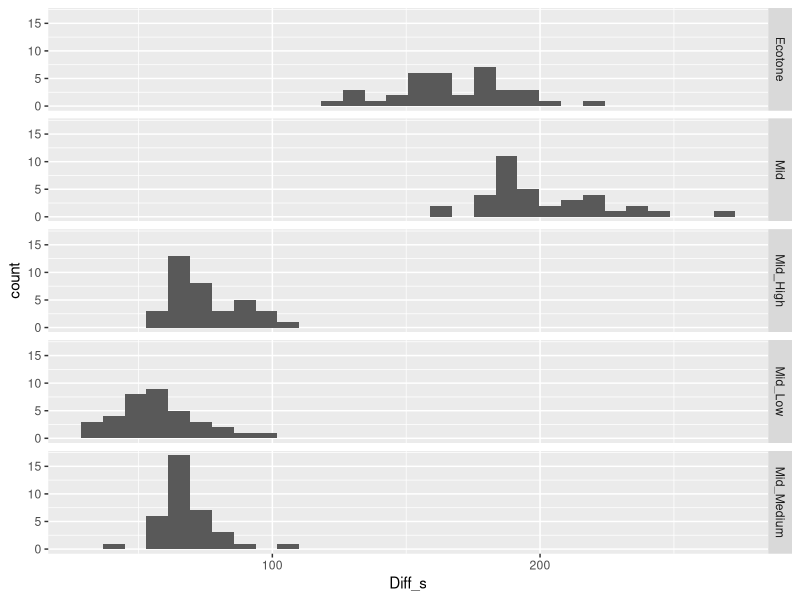
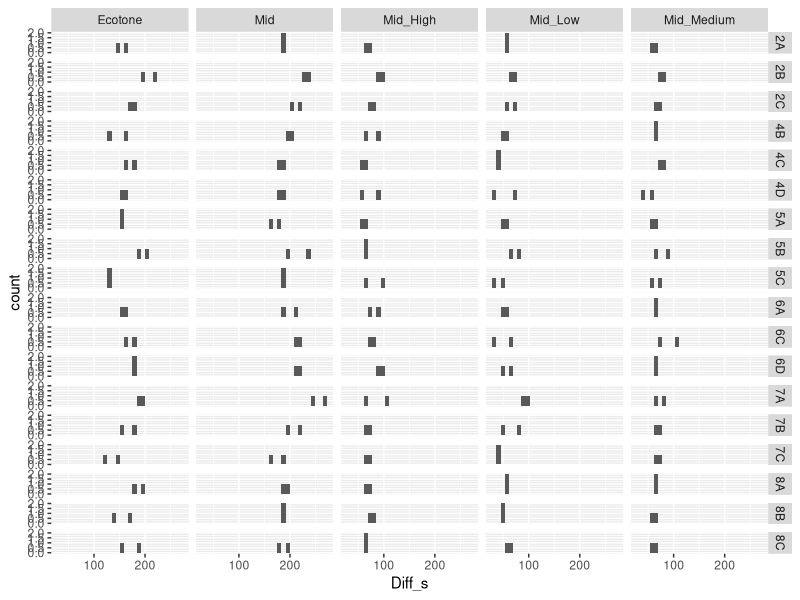
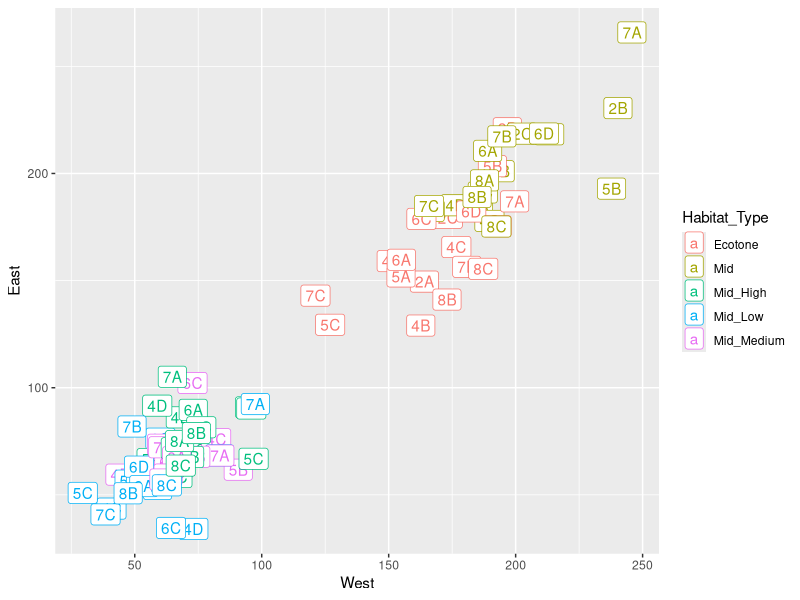
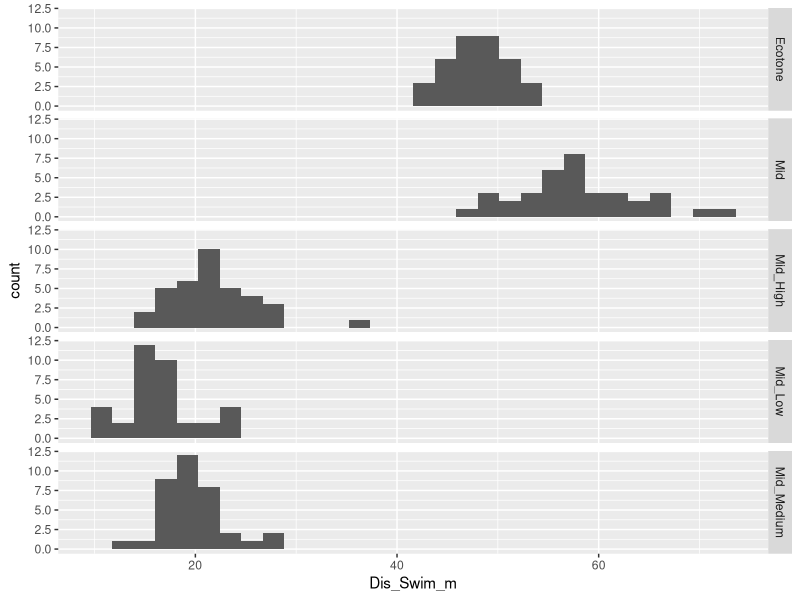
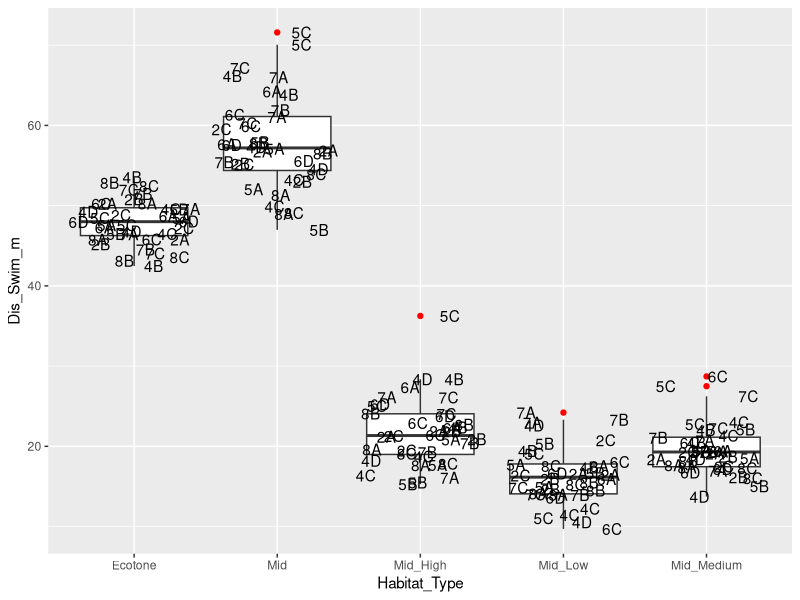
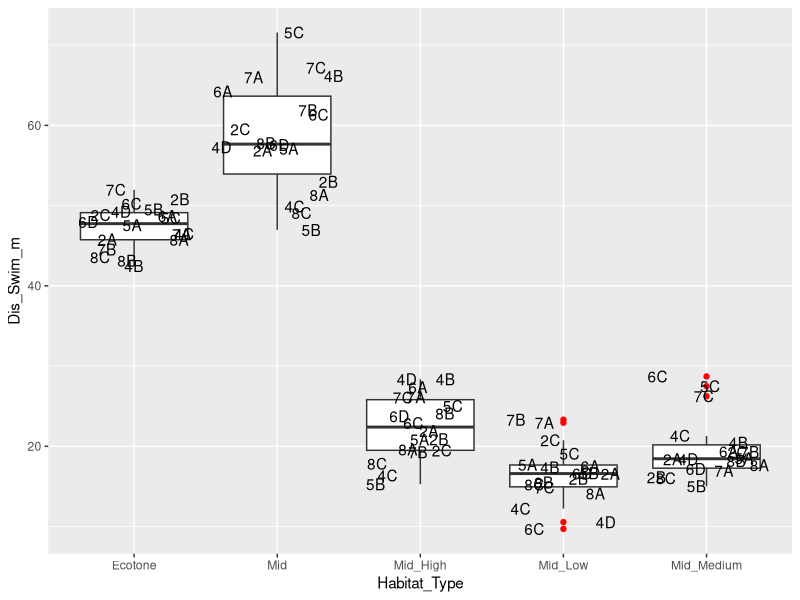
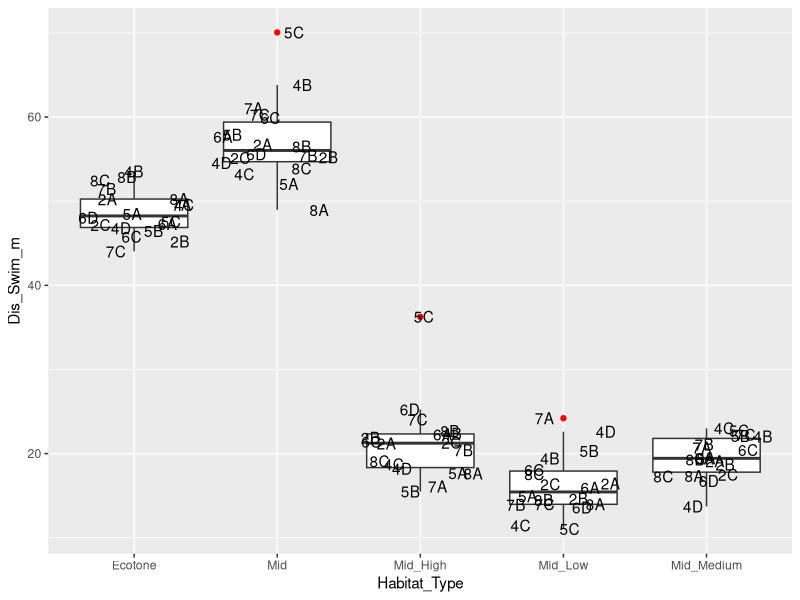
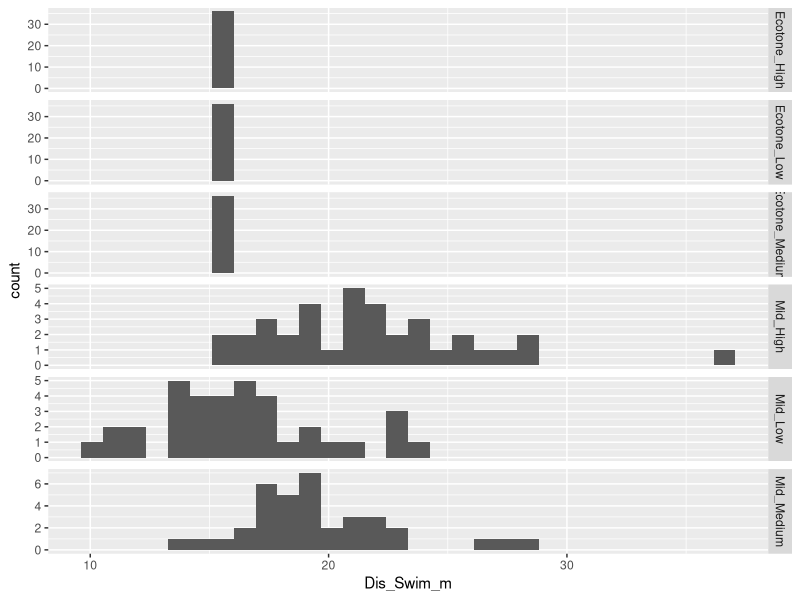

Generate these figures, in order, with R:
#Author: James Sturges
#Creation Date: 03 Nov 2021
#Title: EMObs Formatting
#Output: Create a df dat_fish that will be used for all thesis analysis

#We want the use the Here package for project management
#This will allow project work-flow to be easier across multiple devices/developers
# library(here)
# here()
# 
# here::i_am("EM_Input_Directory/dat_EMObs_Cleaning.R")

#Load Packages
library(tidyverse)
library(lubridate)
library(hms)


#Read in the Event Measure observation text file 
# dat_EMObs <- read_tsv("data/dat_EMObs.txt")
dat_EMObs = read.csv("data/ALL_Lengths.csv")
#take a quick look at these data in case you need to alter column types
glimpse(dat_EMObs)

#We want to rename certain columns from EM as meaningful characteristics that describe the reef
#Module_Side is either East or West
#Habitat_Type is either Mid_High, Mid_Medium, Mid_Low, or Ecotone_High, Ecotone_Medium, Ecotone_Low
#Module is the letter & number name given for each Modules (6 Block numbers and A-D letters)
#We also decide to rename the character values from midline transects
#sub-Modules now have Mid_High, Mid_Medium, & Mid_Low
dat_EMObs <- dat_EMObs %>%
  rename(Module_Side = Attribute9,
         Habitat_Type = Attribute10,
         Module = OpCode) %>% 
  mutate(Genus_spp = str_c(Genus, Species, sep = " "),
         Habitat_Type = recode(Habitat_Type, 
                               High = "Mid_High", 
                               Medium = "Mid_Medium", 
                               Low = "Mid_Low"))


#This code checks that all 18 Modules have 20 start and end points
#This is needed to generate the time of each transect
dat_EMObs %>%
  filter(Code == "Start" | Code == "End") %>%
  count(Module)

#Check to see that all 18 Modules have a Comment on the Time measurement which starts with the string "DT"
dat_EMObs %>%
  filter(grepl('DT', Comment))

#Here we create a date time based on the Comment column
#Note that some observations will not parse 
#because they have other comments that are not date times this error is OK
dat_EMObs <- dat_EMObs %>%
  mutate(Start_Time = dmy_hms(Comment), 
         Video_Elapsed_hms = as_hms(Time * 60))

#Fill in that column so that every point for a given module has the same start time
dat_EMObs <- dat_EMObs %>%
  group_by(Module) %>%
  fill(Start_Time) %>%
  # min Video_Elapsed_hms should be Code == Time for each module
  mutate(Video_Sync_hms = min(Video_Elapsed_hms), 
         # subtract off sync time prior to filming clock in video       
         Video_Corrected_hms = Video_Elapsed_hms - Video_Sync_hms, 
         # add correct video time to clock time to get real date time
         Real_Time = Start_Time + Video_Corrected_hms)

# Calculate the transect time for each transect
# The purpose of this code is to estimate how long we spent surveying each section of the reef
# We need the time of each survey and the area viewed in the camera to calculate fish densities
# This created a df of just the Start and End points (360 of them across all 18 Modules) 
Transect_Duration <- dat_EMObs %>%
  group_by(Module, Module_Side, Habitat_Type) %>%
  select(Module, Module_Side, Habitat_Type, Code, Real_Time) %>%
  filter(Code %in% c("Start", "End"))
glimpse(Transect_Duration)


#Using that new string I created a table of the differences between the End and Start time for each of the transects
#There are 10 transects per Module (Ecotone, Mid, High, Medium, Low on each side)
#Here we have a new df with start and end times and the difference between them for all 180 transects conducted
Start_End_Time <- Transect_Duration %>% 
  pivot_wider(names_from = Code, values_from = Real_Time) %>% 
  mutate(Diff_s = End - Start) %>%
  ungroup()

#I wanted to quickly look at the summary stats for each of the transect types
#There is probably a way to break apart the string I created for Zone but I'm not sure how 
#Instead I just filtered the string with the phrase for each transect type (Ecotone, High, etc)
Start_End_Time %>%
  ggplot(aes(Diff_s)) +
  geom_histogram() +
  facet_grid(rows = vars(Habitat_Type))

Start_End_Time %>%
  ggplot(aes(Diff_s)) +
  geom_histogram() +
  facet_grid(rows = vars(Module), cols = vars(Habitat_Type))

time_comp_plot <- Start_End_Time %>%
  select(!c(Start, End)) %>%
  pivot_wider(names_from = Module_Side, values_from = Diff_s) %>%
  ggplot(aes(x = West, y = East, col = Habitat_Type, label = Module)) +
  geom_point() +
  geom_label()

time_comp_plot

Start_End_Time %>%
  filter(grepl('Ecotone', Habitat_Type)) %>%
  summary()

Start_End_Time %>%
  filter(grepl('Mid', Habitat_Type)) %>%
  summary()

Start_End_Time %>%
  filter(grepl('High', Habitat_Type)) %>%
  summary()

Start_End_Time %>%
  filter(grepl('Medium', Habitat_Type)) %>%
  summary()

Start_End_Time %>%
  filter(grepl('Low', Habitat_Type)) %>%
  summary()




# We want to find the average swim rate along the Ecotone
# We will take the average of the East & West Ecotone transect times
# Then divide that by 48 meters to get a rate (Step completed)
# We can apply that rate to the midline to estimate distance swam (in progress)
# Here we look at just the start and end values for Ecotone transects
Avg_Eco_Time_Per_Mod <- Start_End_Time %>%
  group_by(Module) %>%
  filter(Habitat_Type %in% "Ecotone") %>%
  summarize(Mean_Ecotone_Time = mean(Diff_s))

#Look at the distribution of mean ecotone transects across all 18 modules
#Create a numeric column from the difftimes because summary() does not work for class difftime
Avg_Eco_Time_Per_Mod <- Avg_Eco_Time_Per_Mod %>%
  mutate(Mean_Ecotone_Time_Num = as.numeric(Mean_Ecotone_Time))

Avg_Eco_Time_Per_Mod %>%
  summary(Mean_Ecotone_Time_Num)
# Calculate the average swim rate along the ecotone for each Module
# These values can be multiplied with the transect times for Midlines & sub-Modules to estimate distance
Avg_Eco_Time_Per_Mod <- Avg_Eco_Time_Per_Mod %>%
  mutate(Eco_Swim_Rate_m_s = 48/Mean_Ecotone_Time_Num)


Start_End_Time <- Start_End_Time %>%
  left_join(Avg_Eco_Time_Per_Mod) %>%
  mutate(Dis_Swim_m = as.numeric(Diff_s) * Eco_Swim_Rate_m_s)

Start_End_Time %>%
  ggplot(aes(Dis_Swim_m)) +
  geom_histogram() +
  facet_grid(rows = vars(Habitat_Type))

# Trying to estimate distance with just the midline first
Mid_Time_Per_Mod <- Start_End_Time %>%
  group_by(Module) %>%
  filter(Habitat_Type %in% "Mid")

Mid_Time_Per_Mod <- Mid_Time_Per_Mod %>%
  mutate(Diff_num = as.numeric(Diff_s))


#Checking to see which of the modules had long/short midline transects
#Going to create a boxplot with a jitter layer and label each point by Module
#Retroactively I can look at the unique features of each Module
#The first boxplot looks at both the East and West Side together
Start_End_Time %>%
  ggplot(aes(x = Habitat_Type, y = Dis_Swim_m, label = Module)) +
  geom_boxplot(outlier.color = "red") +
  geom_text(position = position_jitter(seed = 1))

Start_End_Time %>%
  filter(Module_Side %in% "East") %>% 
  ggplot(aes(x = Habitat_Type, y = Dis_Swim_m, label = Module)) +
  geom_boxplot(outlier.color = "red") +
  geom_text(position = position_jitter(seed = 1))

Start_End_Time %>%
  filter(Module_Side %in% "West") %>% 
  ggplot(aes(x = Habitat_Type, y = Dis_Swim_m, label = Module)) +
  geom_boxplot(outlier.color = "red") +
  geom_text(position = position_jitter(seed = 1))


# I want to divide the ecotone into 3 sections and assign fish to these sections based on the time they were observed
# This helps us account for differences in the ecotone when adjacent to different sub-modules
# Consider for West ecotones the 1st section is next to high sub-modules
# But for East ecotones the 1st section is the medium sub-modules
# Look at just the ecotone   

Start_End_Time_w <- Start_End_Time  %>%
  filter(Habitat_Type == "Ecotone" & Module_Side == "West") %>% 
  mutate(Diff_third_s = Diff_s/3, 
         End_high = Start + Diff_third_s,
         End_low = Start + (2*Diff_third_s),
         End_medium = End)

# We need to add rows to Start_End_Time_w
# We want 3 rows per module 
#These 3 chunks change the habitat type from ecotone to Ecotone_High/Medium/or Low
#We want to divide the ecotone to see if proximity to different sub-Module heights influenced fish dist
Start_End_Time_w_h <- Start_End_Time_w %>% 
  mutate(Habitat_Type = "Ecotone_High",
         Start = Start,
         End = End_high) %>% 
  select(Module:Diff_third_s)


Start_End_Time_w_m <- Start_End_Time_w %>% 
  mutate(Habitat_Type = "Ecotone_Medium",
         Start = End_low,
         End = End_medium) %>% 
  select(Module:Diff_third_s)



Start_End_Time_w_l <- Start_End_Time_w %>% 
  mutate(Habitat_Type = "Ecotone_Low",
         Start = End_high,
         End = End_low) %>% 
  select(Module:Diff_third_s)

#Going to do the same thing as above for the East Ecotone
#Here we create a Start_End_Time East table only for Ectones
#Note that the order or sub-modules is different on the east side
#The first part of the east ecotone is medium sub-module
Start_End_Time_e <- Start_End_Time  %>%
  filter(Habitat_Type == "Ecotone" & Module_Side == "East") %>% 
  mutate(Diff_third_s = Diff_s/3, 
         End_high = End,
         End_low = Start + (2*Diff_third_s),
         End_medium = Start + Diff_third_s,)

#Now we create 3 tables to modify the habitat type

Start_End_Time_e_h <- Start_End_Time_e %>% 
  mutate(Habitat_Type = "Ecotone_High",
         Start = End_low,
         End = End) %>% 
  select(Module:Diff_third_s)


Start_End_Time_e_m <- Start_End_Time_e %>% 
  mutate(Habitat_Type = "Ecotone_Medium",
         Start = Start,
         End = End_medium) %>% 
  select(Module:Diff_third_s)



Start_End_Time_e_l <- Start_End_Time_e %>% 
  mutate(Habitat_Type = "Ecotone_Low",
         Start = End_medium,
         End = End_low) %>% 
  select(Module:Diff_third_s)



#Create a new start_end_time table
#This time it will have 3 different levels of Ecotone for each Habitat_Type (high, medium, low)

Start_End_Time_eco <- bind_rows(Start_End_Time_w_h, Start_End_Time_w_m, Start_End_Time_w_l, 
                                Start_End_Time_e_h, Start_End_Time_e_m, Start_End_Time_e_l) %>% 
  arrange(Module, Module_Side, Habitat_Type) %>% 
  mutate(Eco_Int = interval(start = Start, end = End), 
         Habitat_Type_eco = Habitat_Type) %>% 
  select(Module, Module_Side, Habitat_Type_eco, Eco_Int)


glimpse(Start_End_Time_eco)


# Create ecotone version of dat_EMObs (will row_bind it back onto dat_EMObs at the end)
dat_EMObs_eco <- dat_EMObs %>% 
  filter(Habitat_Type == "Ecotone") %>%
  # expand so row for each fish repeats 3x, one for each ecotone type  
  inner_join(Start_End_Time_eco) %>% 
  mutate(Habitat_Type = if_else(Real_Time %within% Eco_Int, Habitat_Type_eco, NA_character_)) %>% 
  drop_na(Habitat_Type)


### FIGURE OUT WHICH 1 FISH (use function to compare dataframes... )
dat_EMObs_eco_test <- dat_EMObs %>% 
  filter(Habitat_Type == "Ecotone") 
select(dat_EMObs_eco_test, c(Module, ImagePtPair)) %>% anti_join(select(dat_EMObs_eco, c(Module, ImagePtPair)))
##!!! So row was 7A Rhinobatos productus which was not on a transect but was observed




### Bind new dat_EMObs_eco rows back onto dat_EMObs
dat_fish <- dat_EMObs %>% 
  bind_rows(dat_EMObs_eco)

dat_fish <- dat_fish %>%   
  filter(Habitat_Type %in% c("Ecotone_High", 
                             "Ecotone_Low",
                             "Ecotone_Medium", 
                             "Mid_High",
                             "Mid_Low", 
                             "Mid_Medium")) 
#filter
dat_fish <- dat_fish %>% 
  filter(!Code %in% c("Start","End")) 



# Set factor level order for tables, plots etc.
dat_fish <- dat_fish %>%
  mutate(Habitat_Type = fct_relevel(Habitat_Type, "Ecotone_High", 
                                    "Ecotone_Medium",
                                    "Ecotone_Low",
                                    "Mid_High", 
                                    "Mid_Medium",
                                    "Mid_Low")) %>%
  arrange(Module, Module_Side, Habitat_Type)



## !!! TO DO
## add fct_relevel for all relevant variables: module, etc...





#Add on transect areas for each transect segments
#1) left_join from calculated areas above
#2) manually set all ecotone segment areas to 48m x 2 m wide / 3 segments

#going to take the Start_End_Time table and mutate it to get transect area
#the ecotone areas should set to 48m x 2m
#the swim rate for each module will be applied to the midline

Start_End_Mids <- Start_End_Time %>% 
  filter(Habitat_Type %in% c("Mid_High",
                             "Mid_Low",
                             "Mid_Medium"))

#We have already calculated the distance swam along the midline
#We take the distance swam in m and multiple it by 2m (transect width)
#the tsect_area_m2 can be used for fish density calculations

Start_End_Mids <- Start_End_Mids %>% 
  mutate(tsect_area_m2 = Dis_Swim_m * 2)

#I wanted to create a single table that had all transect areas
#This table is called Start_End_Complete
#There are 12 points per Module
#High, Medium, Low For Eco and Mid on the East and West Side
#All ecotone distances were manually set to 16m
#All ecotone transect areas were set to 32m
#The midlines are based on module specific ecotone swim times
#distance on midlines is estimated based on ecotone swim rate
#then distance is multipled by 2m to estimate midline transect area

Start_End_Complete <- Start_End_Mids %>% 
  bind_rows(Start_End_Time_eco)

#This is amazing!!!
#Using coalesce you can merge columns where there are NAs
#Here we take the Habitat_Type_eco for ecotones and replace NAs in Habitat_Type
Start_End_Complete <- Start_End_Complete %>% 
  mutate(Habitat_Type = coalesce(Habitat_Type, Habitat_Type_eco))
#Here we take the ecotone interval and seperate it into Start and End times 
#Fill the start column using coalesce and int_start function
Start_End_Complete <- Start_End_Complete %>% 
  mutate(Start = coalesce(Start, int_start(Eco_Int)))
#Fill the End column with int_end function
Start_End_Complete <- Start_End_Complete %>% 
  mutate(End = coalesce(End, int_end(Eco_Int)))

#Manually set the ecotone distance to 16m for all segments 
Start_End_Complete <- Start_End_Complete %>% 
  mutate(Dis_Swim_m = replace_na(Dis_Swim_m, 16))

#Manually set the area survey to 32 meters squared for ecotone segments
Start_End_Complete <- Start_End_Complete %>% 
  mutate(tsect_area_m2 = replace_na(tsect_area_m2, 32))

#arrange values by Module
Start_End_Complete <- Start_End_Complete %>% 
  arrange(Module)

#Fill in missing values from 
Start_End_Complete <- Start_End_Complete %>% 
  group_by(Module) %>% 
  fill(Mean_Ecotone_Time, Mean_Ecotone_Time_Num, Eco_Swim_Rate_m_s)
#Quickly just recalculated the difference between start and end times 
#This was faster than pulling the ecotone values from another table
Start_End_Complete <- Start_End_Complete %>% 
  mutate(Diff_s = End - Start)

#Then I dropped the last two columns 
Start_End_Complete <- Start_End_Complete %>% 
  select(-c("Habitat_Type_eco", "Eco_Int"))



#Quickly look at the average distance and transect area
#Interesting Mid_Low distance = 16.4m
#About the same as ecotone! 
#High standard deviation though 3.56m
#Still evidence that we swam more area on higher modules
ht_dist_st <- Start_End_Complete %>% 
  group_by(Habitat_Type) %>% 
  summarise(mean_dis = mean(Dis_Swim_m),
            sd_dis = sd(Dis_Swim_m))

ht_dist_st

Start_End_Complete %>% 
  ggplot(aes(Dis_Swim_m)) +
  geom_histogram() +
  facet_grid(rows = vars(Habitat_Type), scales = 'free_y')

#Before we go on to dat fish analysis I merged the Start_End_complete Table
#dat_fish now has transect distance and area surveyed 
dat_fish <- 
  left_join(dat_fish, Start_End_Complete, by = c("Module", "Module_Side", "Habitat_Type"))

#We also want to give every fish a density value
#1 observation over the transect area
dat_fish <- dat_fish %>% 
  mutate(density_m2 = 1/tsect_area_m2)
#Then start using dat_fish in your analysis script by using
#source("dat_EMObs_Cleaning.R")


# Further cleaning needed to remove Unknown species and stop points
dat_fish <- dat_fish %>% 
  filter(Genus_spp != "Pause_Start Pause_Start",
         Genus_spp != "Unknown Unknown")

# We converted our fish counts to density during data cleaning
# But we then wanted to put these values in a more realistic context so set the densities to 100 m^2 
dat_fish <- dat_fish %>% 
  mutate(dens_100m2 = density_m2*100)


# Here we add a new column where decide if the mid high sub-modules are 3 or 4m tall
# half of the Modules have approx 3m and the other half is approx 4m in maximum height
# I apply this value to every fish even though it does not matter for ecotone, low, med
dat_fish <- dat_fish %>% 
  mutate(mid_high_hgt_m = (case_when(startsWith(Module, "2") ~ "4",
                                     startsWith(Module, "6") ~ "4",
                                     startsWith(Module, "8") ~ "4",
                                     startsWith(Module, "4") ~ "3",
                                     startsWith(Module, "5") ~ "3",
                                     startsWith(Module, "7") ~ "3")))

#I then decided the orientation of each module relative to shore
#Perpendicular means the transect heading goes towards or away from shore
#parallel means they go along the shore
dat_fish <- dat_fish %>% 
  mutate(Orientation = case_when(startsWith(Module, "2A") ~ "Perpendicular",
                                 startsWith(Module, "2B") ~ "Parallel",
                                 startsWith(Module, "2C") ~ "Parallel",
                                 startsWith(Module, "4") ~ "Parallel",
                                 startsWith(Module, "5") ~ "Parallel",
                                 startsWith(Module, "6") ~ "Parallel",
                                 startsWith(Module, "7A") ~ "Parallel",
                                 startsWith(Module, "7B") ~ "Perpendicular",
                                 startsWith(Module, "7C") ~ "Perpendicular",
                                 startsWith(Module, "8") ~ "Perpendicular"))




# We need to standardize the width of our transects to account for variation in visibility.
#MidX column on event measure indicates the width of the transect
#Range for MidX is -2500 to 3000
#We decided to use the 2m wide transect data
#The power of the stereo video camera is that you can accurately count a larger area
#This only removed 587 fish observations overall
dat_fish_1m_wide <- dat_fish %>% 
  filter(MidX <= 1000 & MidX >= -1000)

dat_fish_2m_wide <- dat_fish %>% 
  filter(MidX <= 2000 & MidX >= -2000)



#We need a table for all of our transect variables
#Some of these characteristics were recorded during the survey period
#Others are fixed conditions like construction date and orientation
#Edit this as needed with additional variables

#here we import our field notes
dive_dat <- read.csv("data/DiveEvent.csv", fileEncoding = 'UTF-8-BOM')

#No idea why the imported name was like that for Module?
#So I renamed it
dive_dat <- dive_dat %>% 
  #rename(Module = ï..Module) %>% 
  select(Module, construction_date, construction_month, construction_group, survey_date, survey_time)


#Here we associated the characteristics for each of the 216 transects
transect_var <- dat_fish %>% 
  select(Module, Module_Side, Habitat_Type, Orientation, mid_high_hgt_m) %>% 
  mutate(transect = paste(Module, Module_Side, Habitat_Type)) %>% 
  distinct()

#This splits Habitat type into two characteristics 
#Ecotone vs Mid
#Sub-mods into three groups High, Medium, Low
transect_var <- transect_var %>% 
  separate(Habitat_Type, c("Zone", "Sub_Mod"), remove = F)

#and then add our field notes to transect variables
transect_var <- transect_var %>% 
  left_join(dive_dat)

transect_var <- transect_var %>% 
  mutate(Block = case_when(startsWith(Module, "2") ~ "2",
                           startsWith(Module, "4") ~ "4",
                           startsWith(Module, "5") ~ "5",
                           startsWith(Module, "6") ~ "6",
                           startsWith(Module, "7") ~ "7",
                           startsWith(Module, "8") ~ "8"))


## create reduced versions of transect_var for module specific characteristics
module_var <- transect_var %>% 
  select(Module, Orientation, mid_high_hgt_m, construction_date, survey_date, 
         survey_time, construction_group, Block) %>%
  distinct() %>% 
  arrange(Module)


#The 11 most abundant spp
#These spp were also observed on at least 12/18 modules 
#We will use these species later
focal_spp <- c("Chromis punctipinnis",
               "Paralabrax clathratus",
               "Oxyjulis californica",
               "Semicossyphus pulcher",
               "Embiotoca jacksoni",
               "Hypsurus caryi",
               "Paralabrax nebulifer",
               "Girella nigricans",
               "Damalichthys vacca",
               "Sebastes serranoides",
               "Halichoeres semicinctus")


# Creating a new metric that combines the Orientation and inshore/offshore component
dat_fish_2m_wide <- dat_fish_2m_wide %>% 
  mutate(os = paste(Module_Side, Orientation),
         ht_os = paste(os, Habitat_Type))


dat_fish_2m_wide <- dat_fish_2m_wide %>% 
  mutate(compass_heading = (case_when(startsWith(ht_os, "West Perpendicular Mid_High") ~ 341,
                                      startsWith(ht_os, "West Perpendicular Ecotone_High") ~ 341,
                                      startsWith(ht_os, "West Perpendicular Mid_Low") ~ 297,
                                      startsWith(ht_os, "West Perpendicular Ecotone_Low") ~ 297,
                                      startsWith(ht_os, "West Perpendicular Mid_Medium") ~ 257,
                                      startsWith(ht_os, "West Perpendicular Ecotone_Medium") ~ 257,
                                      startsWith(ht_os, "East Perpendicular Mid_High") ~ 167,
                                      startsWith(ht_os, "East Perpendicular Ecotone_High") ~ 167,
                                      startsWith(ht_os, "East Perpendicular Mid_Low") ~ 115,
                                      startsWith(ht_os, "East Perpendicular Ecotone_Low") ~ 115,
                                      startsWith(ht_os, "East Perpendicular Mid_Medium") ~ 72,
                                      startsWith(ht_os, "East Perpendicular Ecotone_Medium") ~ 72,
                                      startsWith(ht_os, "West Parallel Mid_High") ~ 254,
                                      startsWith(ht_os, "West Parallel Ecotone_High") ~ 254,
                                      startsWith(ht_os, "West Parallel Mid_Low") ~ 200,
                                      startsWith(ht_os, "West Parallel Ecotone_Low") ~ 200,
                                      startsWith(ht_os, "Mid_Medium West Parallel") ~ 164,
                                      startsWith(ht_os, "West Parallel Ecotone_Medium") ~ 164,
                                      startsWith(ht_os, "East Parallel Mid_High") ~ 78,
                                      startsWith(ht_os, "East Parallel Ecotone_High") ~ 78,
                                      startsWith(ht_os, "East Parallel Mid_Low") ~ 18,
                                      startsWith(ht_os, "East Parallel Ecotone_Low") ~ 18,
                                      startsWith(ht_os, "East Parallel Mid_Medium") ~ 347,
                                      startsWith(ht_os, "East Parallel Ecotone_Medium") ~ 347)))



# When we want to use size class data we will only want to use fish that could be measure
# If there was a comment the length is invalid
# We remove those points but may keep them for counts
dat_fish_l <- dat_fish_2m_wide %>% 
  filter(!Comment %in% "no vis right camera") %>% 
  filter(!Comment %in% "no vis left camera") %>% 
  filter(Precision < 20)

# There were 24 fish that had max precision values (9999-10000)
# These fish were likely "no vis" fish that did not get a comment
# I filter them out here for length estimates
# I can double check those in EM when I have a computer again
# Can still use "no vis" for counts and density
# but not for length and biomass density
#There are still fish that should be removed due to high precision
#but need to talk about species specific cut offs
#or a hard set number for all fish?
#should it be relatively to max length?


dat_fish_l <- dat_fish_l %>% 
  separate(Habitat_Type, c("Zone", "Sub_Mod"), remove = F) %>% 
  mutate(Block = case_when(startsWith(Module, "2") ~ "2",
                           startsWith(Module, "4") ~ "4",
                           startsWith(Module, "5") ~ "5",
                           startsWith(Module, "6") ~ "6",
                           startsWith(Module, "7") ~ "7",
                           startsWith(Module, "8") ~ "8"))


dat_fish_l <- dat_fish_l %>% 
  mutate(transect = paste(Module, Module_Side, Habitat_Type),
         dens_100m2_4rt = dens_100m2^0.25) %>% 
  left_join(transect_var)


dat_fish_l <- dat_fish_l %>% 
  mutate(mid_high_hgt_m = as.character(mid_high_hgt_m))

dat_fish_l <- dat_fish_l %>% 
  mutate(Mid_High_3_4 = paste(Habitat_Type, mid_high_hgt_m))

dat_fish_l <- dat_fish_l %>% 
  mutate(Mid_High_3_4 = str_replace(Mid_High_3_4, " ", "_"))

dat_fish_l <- dat_fish_l %>% 
  mutate(Mid_High_3_4 = as.character(Mid_High_3_4))

dat_fish_l <- dat_fish_l %>% 
  mutate(Mid_High_3_4 = (case_when(startsWith(Mid_High_3_4, "Ecotone_High") ~ "Ecotone_High",
                                   startsWith(Mid_High_3_4, "Ecotone_Medium") ~ "Ecotone_Medium",
                                   startsWith(Mid_High_3_4, "Ecotone_Low") ~ "Ecotone_Low",
                                   startsWith(Mid_High_3_4, "Mid_High_3") ~ "Mid_High_3",
                                   startsWith(Mid_High_3_4, "Mid_High_4") ~ "Mid_High_4",
                                   startsWith(Mid_High_3_4, "Mid_Low") ~ "Mid_Low",
                                   startsWith(Mid_High_3_4, "Mid_Medium") ~ "Mid_Medium")))